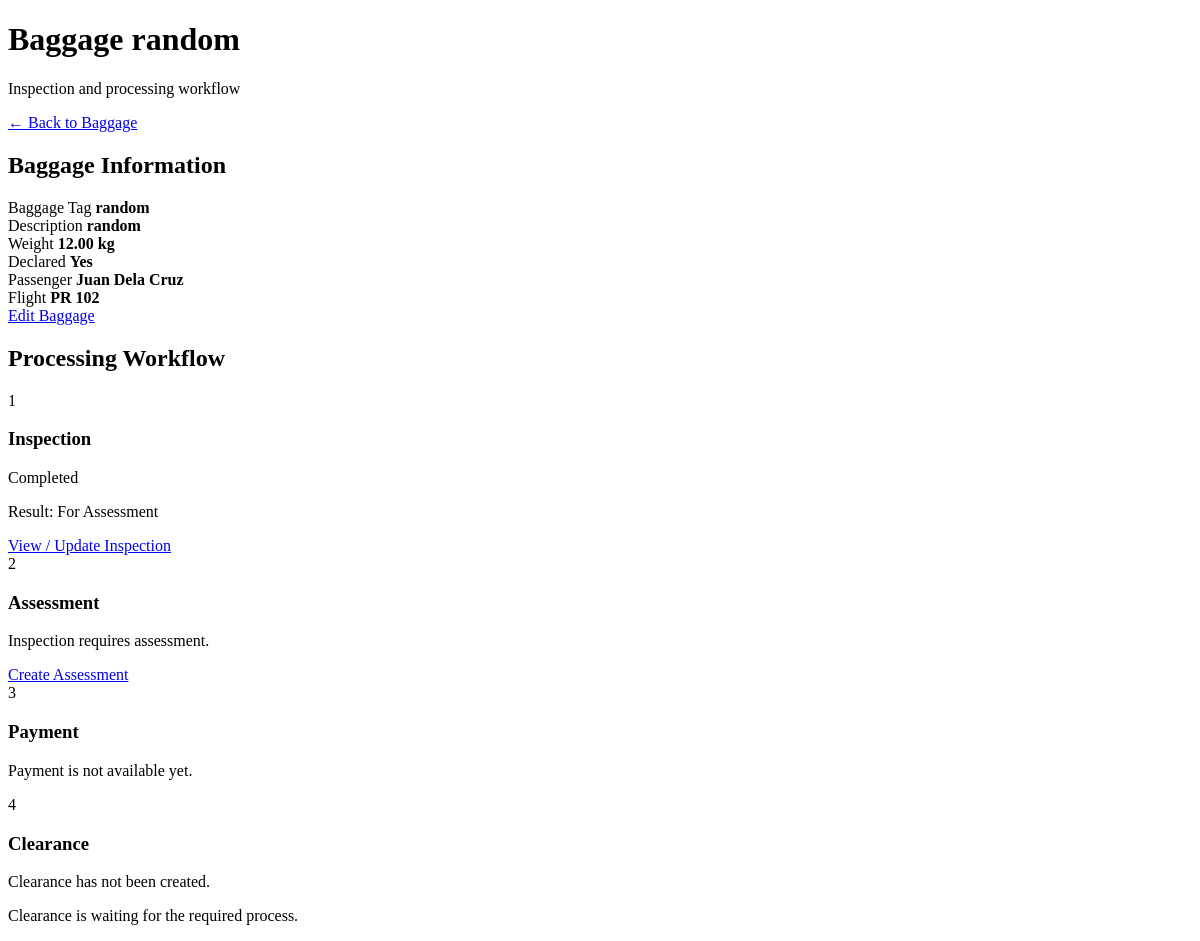
The page /passengers/baggage/6/ (signed in) on the database as committed earlier.
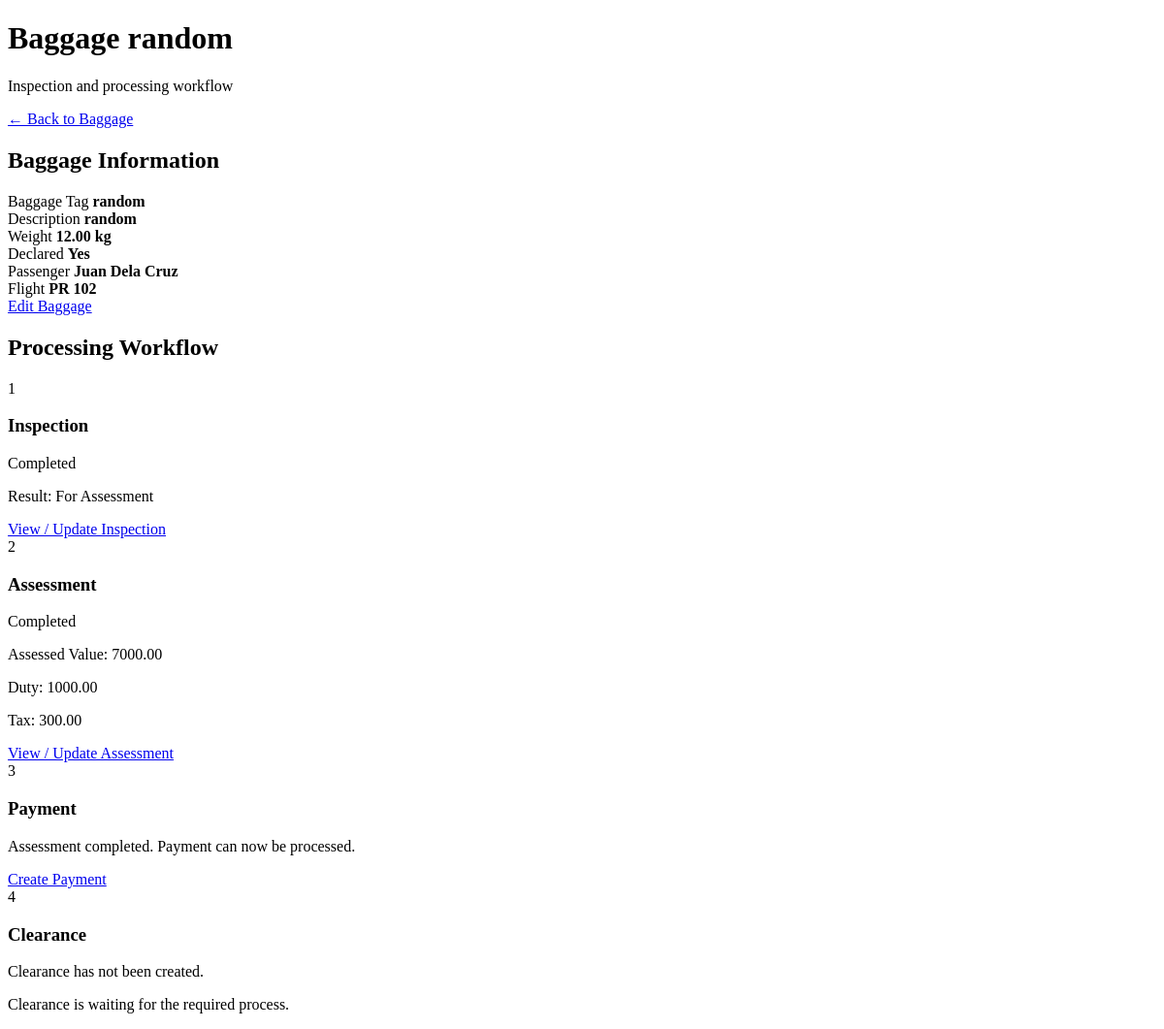
The same page on the database as committed later.
### passengers/models.py (models this page shows, shortened)
class Assessment(models.Model):
    STATUS_CHOICES = [
        ("pending", "Pending"),
        ("completed", "Completed"),
    ]
    inspection = models.OneToOneField(
        Inspection,
        on_delete=models.PROTECT,
        related_name="assessment",
    )
    status = models.CharField(
        max_length=20,
        choices=STATUS_CHOICES,
        default="pending",
    )
    declared_value = models.DecimalField(
        max_digits=12,
        decimal_places=2,
    )
    assessed_value = models.DecimalField(
        max_digits=12,
        decimal_places=2,
    )
    duty_amount = models.DecimalField(
        max_digits=12,
        decimal_places=2,
        default=0,
    )
    tax_amount = models.DecimalField(
        max_digits=12,
        decimal_places=2,
        default=0,
    )
    remarks = models.TextField(
        blank=True,
    )
    assessed_at = models.DateTimeField(
        null=True,
        blank=True,
    )
    created_at = models.DateTimeField(
        auto_now_add=True,
    )

### passengers/views.py (the view)
@login_required
def baggage_detail(request, baggage_id):
    baggage = get_object_or_404(
        Baggage.objects.select_related(
            "passenger",
            "passenger__flight",
        ),
        id=baggage_id,
    )
    inspection = getattr(baggage, "inspection", None)
    assessment = None
    payment = None
    if inspection:
        assessment = getattr(inspection, "assessment", None)
    if assessment:
        payment = getattr(assessment, "payment", None)
    clearance = getattr(baggage, "clearance", None)
    cases = baggage.cases.all().order_by("-created_at")
    return render(
        request,
        "passengers/baggage_detail.html",
        {
            "baggage": baggage,
            "inspection": inspection,
            "assessment": assessment,
            "payment": payment,
            "clearance": clearance,
            "cases": cases,
        },
    )

### passengers/templates/passengers/baggage_detail.html (shortened to what the changed rows need)
<!DOCTYPE html>
<html lang="en">
<head>
</head>
<body>
<div class="container">
    <div class="header">
        <div>
            <h1>Baggage {{ baggage.baggage_tag }}</h1>
        </div>
    </div>
    <div class="card">
        <h2>Baggage Information</h2>
    </div>
    <div class="card">
        <h2>Processing Workflow</h2>
        <div class="timeline">
            <div class="step
                {% if assessment and assessment.status == 'completed' %}
                    completed
                {% elif assessment %}
                    active
                {% endif %}
            ">
                <div class="icon">2</div>
                <h3>Assessment</h3>
                {% if assessment %}
                    <span class="status
                        {% if assessment.status == 'completed' %}
                            success
                        {% else %}
                            warning
                        {% endif %}
                    ">
                        {{ assessment.get_status_display }}
                    </span>
                    <p>
                        Assessed Value:
                        {{ assessment.assessed_value }}
                    </p>
                    <p>
                        Duty:
                        {{ assessment.duty_amount }}
                    </p>
                    <p>
                        Tax:
                        {{ assessment.tax_amount }}
                    </p>
                    <a
                        href="{% url 'assessment_update' assessment.id %}"
                        class="button"
                    >
                        View / Update Assessment
                    </a>
                {% elif inspection and inspection.result == "for_assessment" %}
                    <p>
                        Inspection requires assessment.
                    </p>
                    <a href="{% url 'assessment_create' %}?inspection={{ inspection.id }}">
                        Create Assessment
                    </a>
                {% else %}
                    <p>
                        Assessment is not required at this stage.
                    </p>
                {% endif %}
            </div>
            <div class="step
            ">
                <div class="icon">3</div>
                <h3>Payment</h3>
                {% if payment %}
                    <span class="status
                        {% if payment.status == 'paid' %}
                            success
                        {% elif payment.status == 'cancelled' %}
                            danger
                        {% else %}
                            warning
                        {% endif %}
                    ">
                        {{ payment.get_status_display }}
                    </span>
                    <p>
                        Amount Due:
                        {{ payment.amount_due }}
                    </p>
                    <p>
                        Amount Paid:
                        {{ payment.amount_paid }}
                    </p>
                    <a
                        href="{% url 'payment_update' payment.id %}"
                        class="button"
                    >
                        View / Update Payment
                    </a>
                {% elif assessment and assessment.status == "completed" %}
                    <p>
                        Assessment completed. Payment can now be processed.
                    </p>
                    <a href="{% url 'payment_create' %}?assessment={{ assessment.id }}">
                        Create Payment
                    </a>
                {% else %}
                    <p>
                        Payment is not available yet.
                    </p>
                {% endif %}
            </div>
        </div>
    </div>
</div>
</body>
</html>

Rows that differ between the two databases and show on the page:
added Assessment: status "Completed", assessed_value "7000.00", duty_amount "1000.00", tax_amount "300.00"
Other text that changed with them:
text no longer shown: "Inspection requires assessment. Create Assessment Payment is not available yet."
text now shown: "Assessed Value: Duty: Tax: View / Update Assessment Assessment completed. Payment can now be processed. Create Payment"
